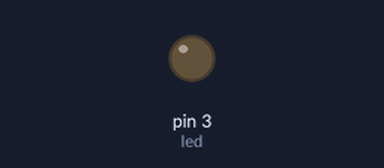
This sketch was run on a simulated Arduino Uno, built with avr-gcc and run on an emulated ATmega328P. On the bench: output pins drawn as LEDs (lit = HIGH).

Above: at 0.05 s.
Timing chart, 0 to 6.6 s (numbered marks = the images above):
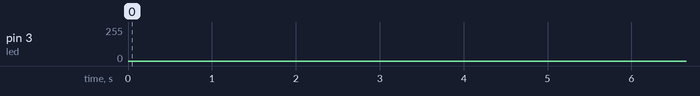

The sketch:

Fade.ino
```cpp
#define led 3
const int DELAY = 4;

void setup(){
  pinMode(led, OUTPUT);
}

void loop(){
  turnOn(led);
  turnOff(led);
}

void turnOn(int x){
  for(int i = 0; i < 255; i++){
    analogWrite(x, i);
    delay(DELAY);
  }
}

void turnOff(int x){
  for(int i = 255; i > 0; i--){
    analogWrite(x, i);
    delay(DELAY);
  }
}
```
